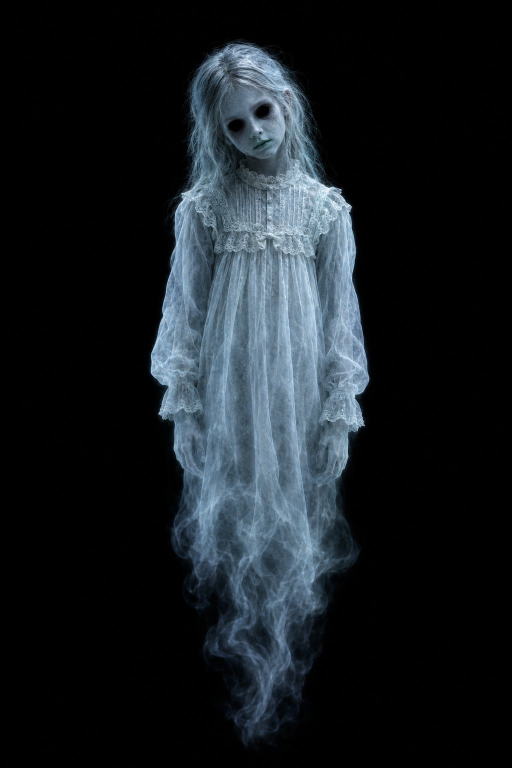
#> input picture scripts/raw/ghost_child.jpg, 1024 x 1536 px (shown at 1/2 size); its folder holds only this picture in this run
$ python make_transparent_ghosts.py
#> lines starting #> are read from the running program, lines starting #| are printed output that depends on the picture
#!/usr/bin/env python3
"""
Converts ghost artwork rendered on a pure black background into transparent PNGs.

Alpha is derived from luminance (ethereal "screen-like" keying) and the colour is
un-premultiplied so the ghost looks identical when composited over any background.

Usage:
    python3 scripts/make_transparent_ghosts.py scripts/raw src/assets/ghosts
Requires: pip install pillow numpy
"""
import sys
from pathlib import Path

import numpy as np
from PIL import Image

MAX_SIZE = 640  # keeps the single-file build small; ghosts are drawn <= ~700px


def key_black(src: Path, dst: Path) -> None:
    im = Image.open(src).convert("RGB")
#> im is the input picture: PIL image 1024x1536 RGB; mean R, G, B 23.3, 29.2, 33.7
    im.thumbnail((MAX_SIZE, MAX_SIZE), Image.LANCZOS)
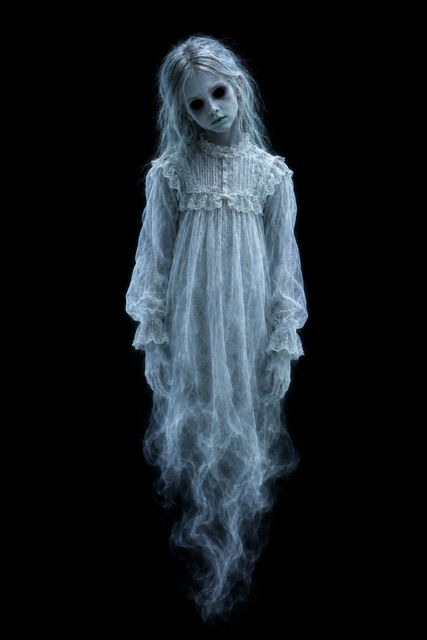
#> im: PIL image 427x640 RGB; mean R, G, B 23.3, 29.2, 33.7
    rgb = np.asarray(im).astype(np.float32) / 255.0
    mx = rgb.max(axis=2)
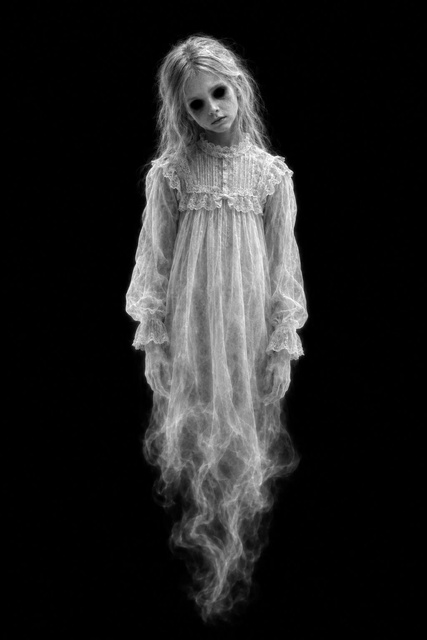
#> mx: shape (640, 427) float32; min 0, max 1, mean 0.132
    lum = rgb @ np.array([0.299, 0.587, 0.114], dtype=np.float32)
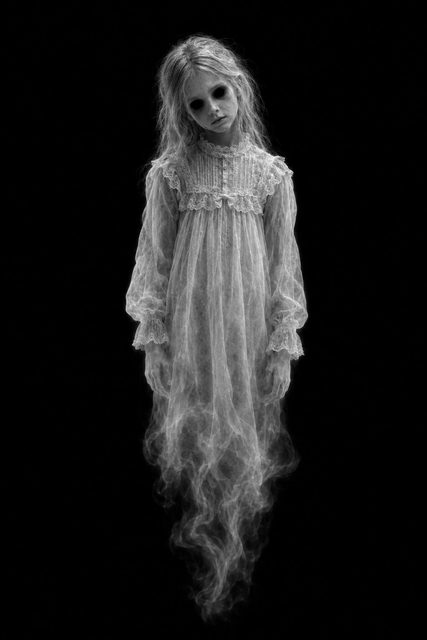
#> lum: shape (640, 427) float32; min 0, max 0.973, mean 0.11
    v = np.maximum(mx, lum)
    # remove near-black noise, then gently boost body opacity
    a = np.clip((v - 0.045) / 0.6, 0.0, 1.0)
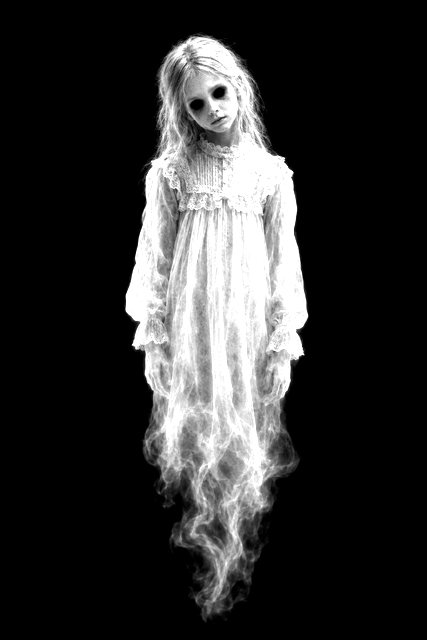
#> a: shape (640, 427) float32; min 0, max 1, mean 0.189
    a = a ** 0.8
    # feather edges of the canvas so no hard borders remain
    h, w = a.shape
#> h = 640; w = 427
    yy, xx = np.mgrid[0:h, 0:w]
    edge = np.minimum.reduce([xx, yy, w - 1 - xx, h - 1 - yy]).astype(np.float32)
    a *= np.clip(edge / 12.0, 0.0, 1.0)
    safe = np.maximum(a, 1e-4)[..., None]
    col = np.clip(rgb / safe, 0.0, 1.0)
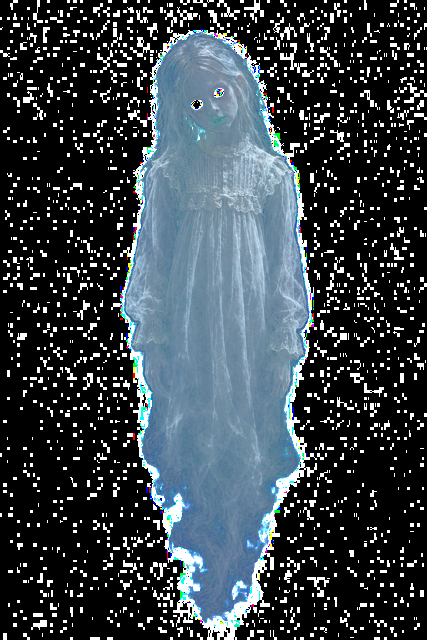
#> col: shape (640, 427, 3) float32; mean R, G, B 0.228, 0.265, 0.291
    col = np.where(a[..., None] > 1e-3, col, 0.0)
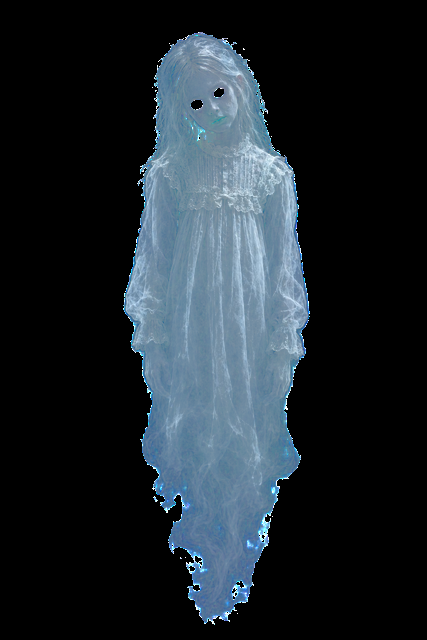
#> col: shape (640, 427, 3) float32; mean R, G, B 0.118, 0.152, 0.178
    out = np.dstack([col, a])
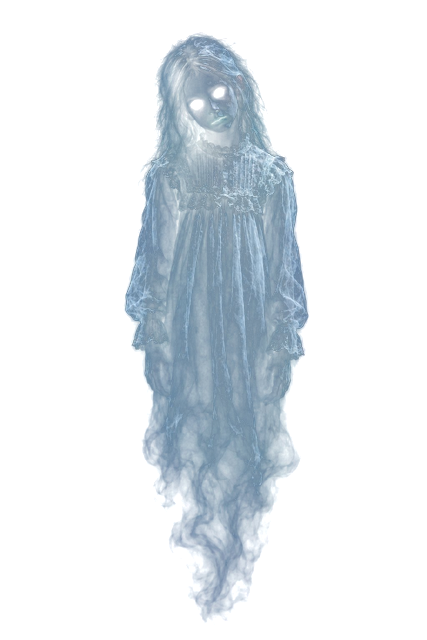
#> out: shape (640, 427, 4) float32; mean R, G, B, A 0.118, 0.152, 0.178, 0.199; transparent parts drawn white
    Image.fromarray((out * 255).astype(np.uint8), "RGBA").save(dst, optimize=True)
#> (the run stopped early here; a loop or call above may not have finished)

$ run again, on scripts/raw/ghost_wraith.jpg
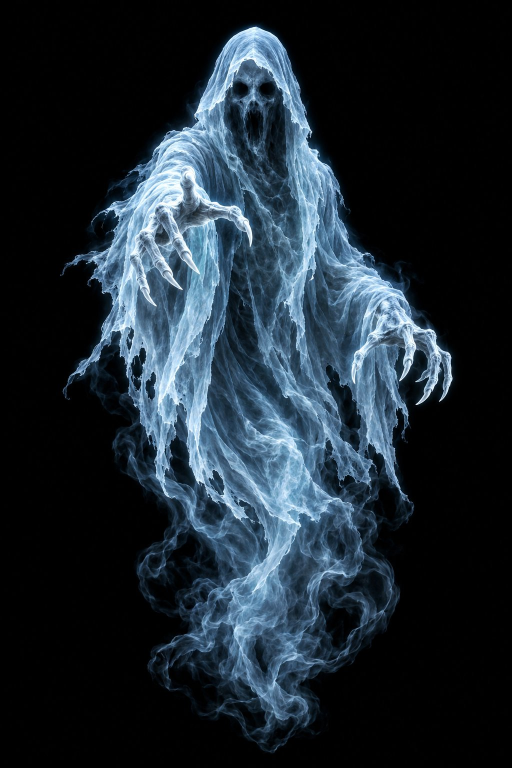
#> input picture scripts/raw/ghost_wraith.jpg, 1024 x 1536 px (shown at 1/2 size)
#> in key_black, im is the input picture: PIL image 1024x1536 RGB; mean R, G, B 29.6, 41, 50.3
#> im: PIL image 427x640 RGB
#> in key_black, `a = a ** 0.8`:
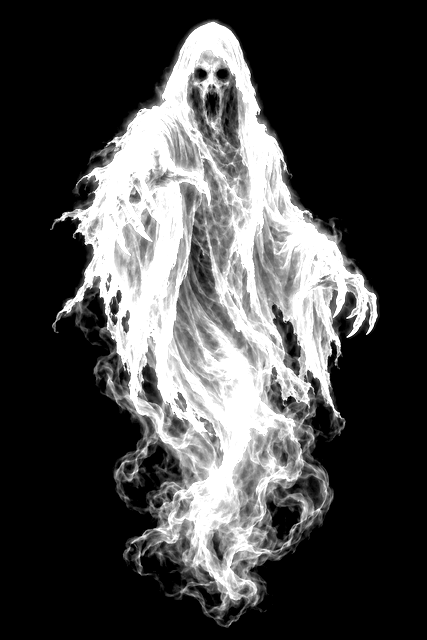
#> a: shape (640, 427) float32; min 0, max 1, mean 0.278
#> in key_black, `out = np.dstack([col, a])`:
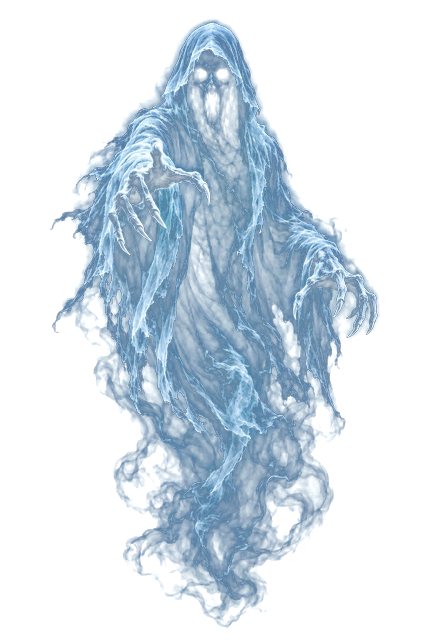
#> out: shape (640, 427, 4) float32; mean R, G, B, A 0.148, 0.222, 0.28, 0.278; transparent parts drawn white

$ run again, on scripts/raw/green_hair.jpg
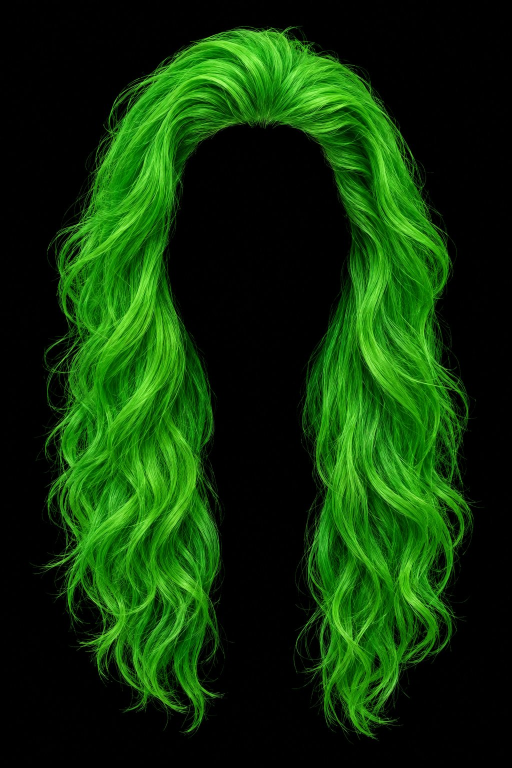
#> input picture scripts/raw/green_hair.jpg, 1024 x 1536 px (shown at 1/2 size)
#> in key_black, im is the input picture: PIL image 1024x1536 RGB; mean R, G, B 14.8, 52.1, 7.5
#> im: PIL image 427x640 RGB
#> in key_black, `a = np.clip((v - 0.045) / 0.6, 0.0, 1.0)`:
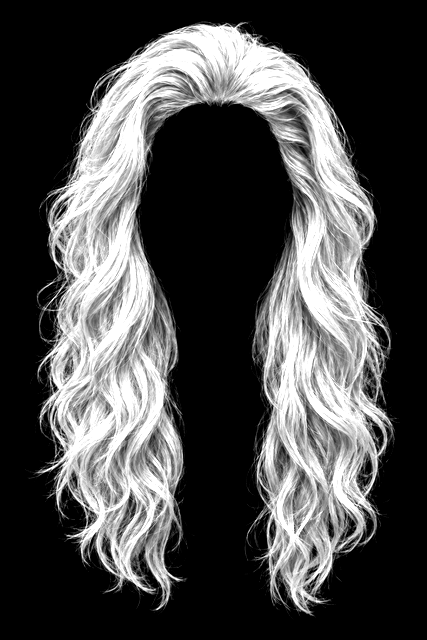
#> a: shape (640, 427) float32; min 0, max 1, mean 0.294
#> in key_black, `out = np.dstack([col, a])`:
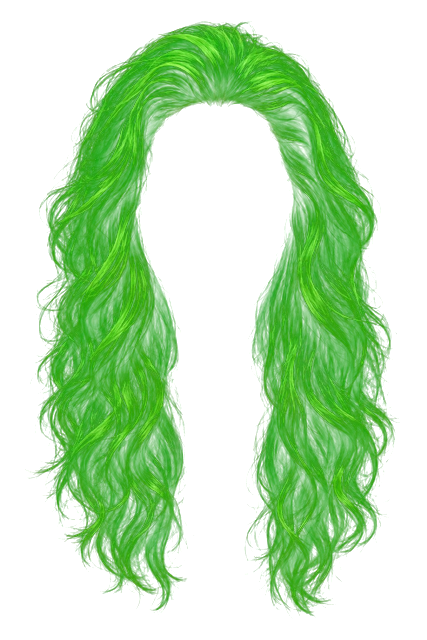
#> out: shape (640, 427, 4) float32; mean R, G, B, A 0.0813, 0.285, 0.0471, 0.312; transparent parts drawn white

$ run again, on scripts/raw/horns.jpg
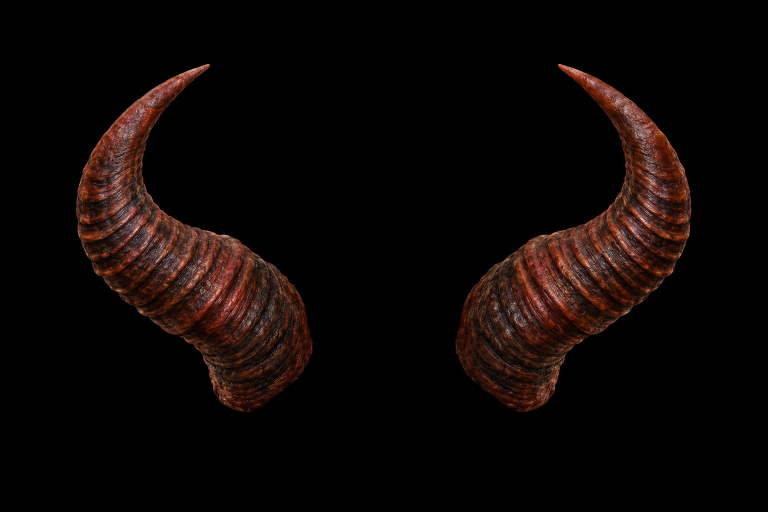
#> input picture scripts/raw/horns.jpg, 1536 x 1024 px (shown at 1/2 size)
#> in key_black, im is the input picture: PIL image 1536x1024 RGB; mean R, G, B 13.1, 6.7, 5.1
#> im: PIL image 640x427 RGB
#> in key_black, `out = np.dstack([col, a])`:
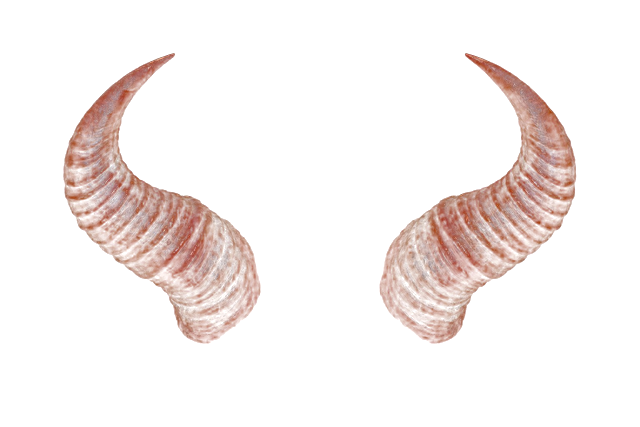
#> out: shape (427, 640, 4) float32; mean R, G, B, A 0.106, 0.0524, 0.0375, 0.083; transparent parts drawn white
